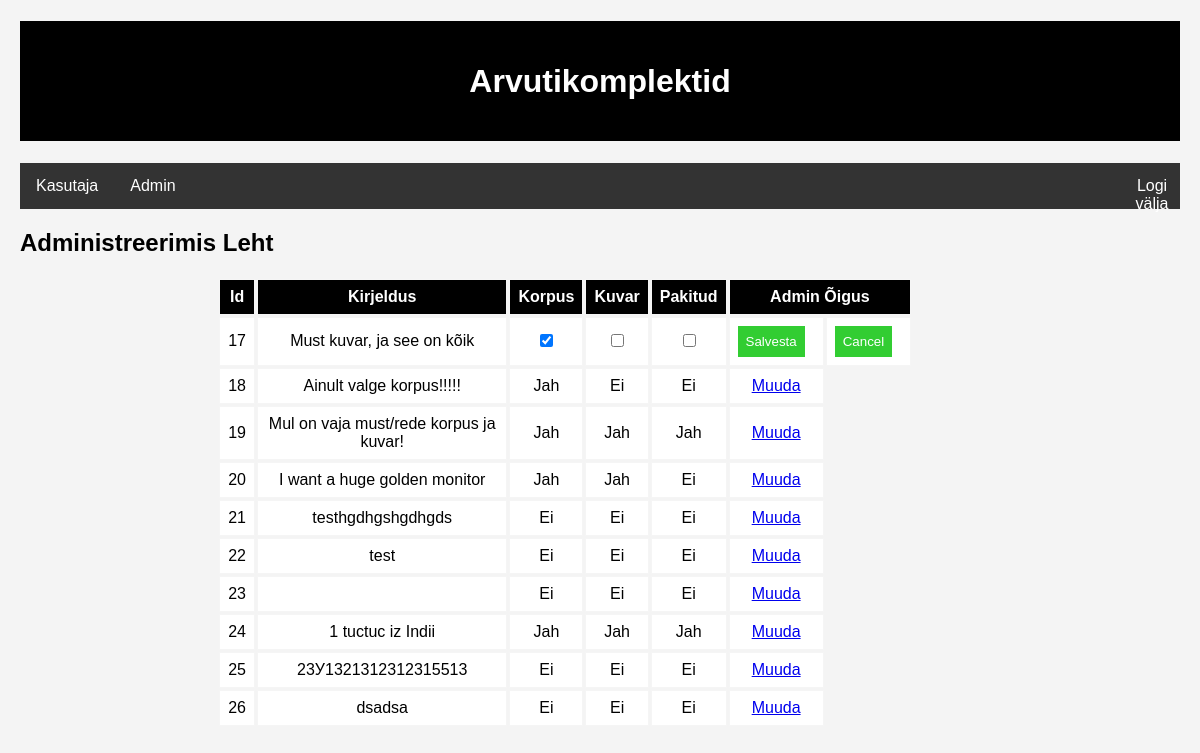
The page /AdminLeht.php?muutmine=17 on the database its author committed.
### tables this page shows
CREATE TABLE `arvutitellimused` (
  `id` int(11) NOT NULL,
  `kirjeldus` text DEFAULT ' ',
  `korpus` bit(1) DEFAULT NULL,
  `kuvar` bit(1) DEFAULT NULL,
  `pakitud` bit(1) DEFAULT b'0',
  `tellimusNR` int(11) DEFAULT NULL
);

### funct.php (called while the page is built, shortened)
<?php
function autoKuvamine(){
    global $yhendus;
    $paring = $yhendus->prepare("SELECT id, kirjeldus, korpus, kuvar, pakitud  FROM arvutitellimused");
    $paring->bind_result($arvutiIdAd, $opisanieAd, $korpusAd, $monitorAd, $upakovkaAd);
    $paring->execute();
    $andmed = array();
    while($paring->fetch()) {
        $arvuti = new stdClass();
        $arvuti->id = $arvutiIdAd;
        $arvuti->kirjeldus = htmlspecialchars($opisanieAd);
        $arvuti->korpus = htmlspecialchars($korpusAd);
        $arvuti->kuvar = $monitorAd;
        $arvuti->pakitud = $upakovkaAd;
        array_push($andmed, $arvuti);
    }
    return $andmed;
}
?>

### AdminLeht.php (the view, shortened to what this page needs)
<?php
require ('conf.php');
require ('funct.php');
$arvutid = autoKuvamine();
?>
<!doctype html>
<html lang="et">
<head>
    <link rel="stylesheet" type="text/css" href="ProjCss.css"
    <meta charset="UTF-8">
</head>
<body>
<h1>Arvutikomplektid</h1>
<nav>
    <ul>
        <li><a href="haldusleht.php">Kasutaja</a></li>
        <li><a href="AdminLeht.php">Admin</a></li>
        <li id="logout"><a href="logout.php">Logi välja</a></li>
    </ul>
</nav>
<h2>Administreerimis Leht</h2>
<table>
    <tr>
        <th>Id</th>
        <th>Kirjeldus</th>
        <th>Korpus</th>
        <th>Kuvar</th>
        <th>Pakitud</th>
        <th colspan="2">Admin Õigus</th>
    </tr>
    <?php foreach ($arvutid as $arvuti): ?>
        <tr>
            <?php if (!isset($_REQUEST["muutmine"]) || $arvuti->id != intval($_REQUEST["muutmine"])) : ?>
                <td><?= $arvuti->id ?></td>
                <td><?= $arvuti->kirjeldus ?></td>
                <td><?= $arvuti->korpus ? 'Jah' : 'Ei' ?></td>
                <td><?= $arvuti->kuvar ? 'Jah' : 'Ei' ?></td>
                <td><?= $arvuti->pakitud ? 'Jah' : 'Ei' ?></td>
                <td><?= "<a href='AdminLeht.php?muutmine=$arvuti->id'>Muuda</a>" ?></td>
            <?php else: ?>
                <form action="AdminLeht.php">
                    <td><?= $arvuti->id ?></td>
                    <td><?= $arvuti->kirjeldus ?></td>
                    <td><input type="checkbox" name="korpus" <?= $arvuti->korpus ? 'checked' : '' ?>></td>
                    <td><input type="checkbox" name="kuvar" <?= $arvuti->kuvar ? 'checked' : '' ?>></td>
                    <td><input type="checkbox" name="pakitud" <?= $arvuti->pakitud ? 'checked' : '' ?>></td>
                    <td><input type='submit' name='Saalvesta' value='Salvesta'></td>
                    <td><input type="button" name="Cancel" value="Cancel" onclick="history.back()"></td>
                </form>
            <?php endif ?>
        </tr>
    <?php endforeach; ?>
</table>
</body>
</html>

### ProjCss.css (style rules this page uses)
body { font-family: 'Arial'; background-color: #f4f4f4; margin: 20px; }
table { width: 60%; margin-top: 20px; margin-left: 17%; }
th, td { border: 1px solid whitesmoke; padding: 8px; text-align: center; }
th { background-color: black; color: white; cursor: pointer; }
form { margin-top: 20px; }
input[type="text"], input[type="submit"], input[type="button"] { padding: 8px; margin-right: 10px; }
input[type="submit"], input[type="button"] { background-color: limegreen; color: white; border: none; cursor: pointer; }
td { background-color: white; }
h1 { color: white; background-color: black; height: 80px; padding: 20px; display: flex; align-items: center; justify-content: center; }
ul { list-style-type: none; margin: 0; padding: 0; overflow: hidden; background-color: #333; }
li { float: left; }
li a { display: block; color: white; text-align: center; padding: 14px 16px; text-decoration: none; }
#logout { position: absolute; left: 92%; }

### rows shown on the page
arvutitellimused: id "17", kirjeldus "Must kuvar, ja see on kõik", korpus "☑"
arvutitellimused: id "18", kirjeldus "Ainult valge korpus!!!!!", korpus "Jah", kuvar "Ei", pakitud "Ei"
arvutitellimused: id "19", kirjeldus "Mul on vaja must/rede korpus ja kuvar!", korpus "Jah", kuvar "Jah", pakitud "Jah"
arvutitellimused: id "20", kirjeldus "I want a huge golden monitor", korpus "Jah", kuvar "Jah", pakitud "Ei"
arvutitellimused: id "21", kirjeldus "testhgdhgshgdhgds", korpus "Ei", kuvar "Ei", pakitud "Ei"
arvutitellimused: id "22", kirjeldus "test", shows "Ei", pakitud "Ei"
arvutitellimused: id "23", shows "Ei", pakitud "Ei"
arvutitellimused: id "24", kirjeldus "1 tuctuc iz Indii", korpus "Jah", kuvar "Jah", pakitud "Jah"
arvutitellimused: id "25", kirjeldus "23У1321312312315513", shows "Ei", pakitud "Ei"
arvutitellimused: id "26", kirjeldus "dsadsa", shows "Ei", pakitud "Ei"
